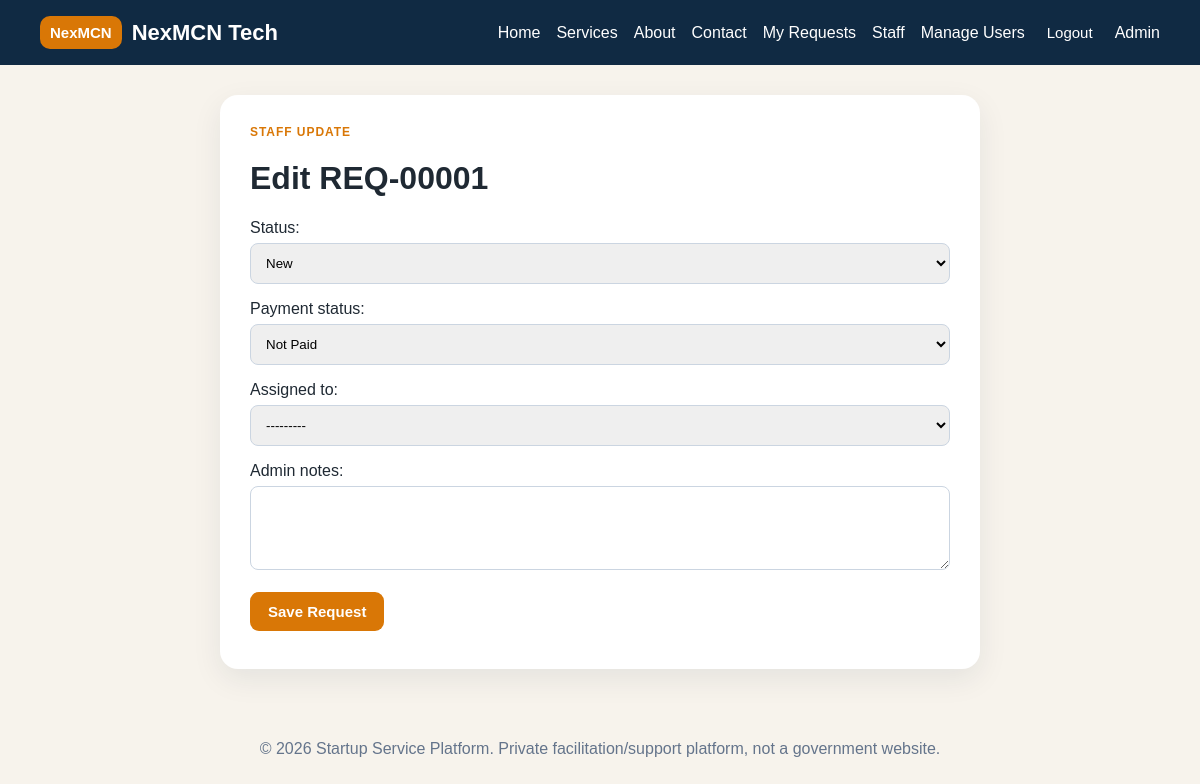
The app's page /staff/requests/1/edit/ (signed in) with its own data.
### requirements_app/models.py (models this page shows, shortened)
class CustomerRequest(models.Model):
    STATUS_CHOICES = [
        ("NEW", "New"), ("DOCS_PENDING", "Documents Pending"), ("UNDER_REVIEW", "Under Review"),
        ("SUBMITTED", "Submitted"), ("QUERY_RAISED", "Query Raised"), ("COMPLETED", "Completed"), ("CANCELLED", "Cancelled"),
    ]
    PAYMENT_STATUS_CHOICES = [("NOT_PAID", "Not Paid"), ("PARTIAL", "Partial"), ("PAID", "Paid")]
    user = models.ForeignKey(User, on_delete=models.CASCADE, related_name="customer_requests")
    service = models.ForeignKey(Service, on_delete=models.PROTECT)
    request_number = models.CharField(max_length=30, unique=True, blank=True)
    customer_name = models.CharField(max_length=120)
    email = models.EmailField()
    phone = models.CharField(max_length=20)
    company_name = models.CharField(max_length=150, blank=True)
    city = models.CharField(max_length=100, blank=True)
    business_type = models.CharField(max_length=120, blank=True)
    customer_notes = models.TextField(blank=True)
    status = models.CharField(max_length=30, choices=STATUS_CHOICES, default="NEW")
    payment_status = models.CharField(max_length=20, choices=PAYMENT_STATUS_CHOICES, default="NOT_PAID")
    assigned_to = models.ForeignKey(User, on_delete=models.SET_NULL, null=True, blank=True, related_name="assigned_customer_requests")
    admin_notes = models.TextField(blank=True)
    created_at = models.DateTimeField(auto_now_add=True)
    updated_at = models.DateTimeField(auto_now=True)
    class Meta:
        verbose_name = "Customer Request"
        verbose_name_plural = "Customer Requests"
        ordering = ["-created_at"]

### requirements_app/views.py (the view)
# urls.py: path("staff/requests/<int:request_id>/edit/", views.staff_request_edit, name="staff_request_edit"),
@login_required
@user_passes_test(staff_required)
def staff_request_edit(request, request_id):
    cr = get_object_or_404(CustomerRequest, id=request_id)
    if request.method == "POST":
        form = StaffRequestEditForm(request.POST, instance=cr)
        if form.is_valid():
            form.save()
            messages.success(request, f"Request {cr.request_number} updated.")
            return redirect("staff_request_list")
    else:
        form = StaffRequestEditForm(instance=cr)
    return render(request, "requirements_app/staff_request_edit.html", {"form": form, "customer_request": cr})

### requirements_app/forms.py
class StaffRequestEditForm(forms.ModelForm):
    class Meta:
        model = CustomerRequest
        fields = ["status", "payment_status", "assigned_to", "admin_notes"]
        widgets = {"admin_notes": forms.Textarea(attrs={"rows": 4})}

### requirements_app/views.py (called while the page is built)
def staff_required(user): return user.is_authenticated and user.is_staff

### requirements_app/templates/requirements_app/staff_request_edit.html
{% extends 'requirements_app/base.html' %}{% block content %}<div class="form-card"><p class="eyebrow">Staff Update</p><h1>Edit {{ customer_request.request_number }}</h1><form method="post">{% csrf_token %}{{ form.as_p }}<button class="btn" type="submit">Save Request</button></form></div>{% endblock %}

### requirements_app/static/requirements_app/css/style.css (style rules this page uses)
* { box-sizing:border-box }
body { margin:0;font-family:Arial,sans-serif;background:#f7f3ec;color:#1f2933 }
.home-hero,.page-heading,.info-section,.form-card,.card,.pricing-section,.disclaimer-box,.metric-card { background:white;border-radius:18px;padding:30px;box-shadow:0 10px 30px rgba(16,42,67,.08) }
.eyebrow,.service-label { color:#d97706;text-transform:uppercase;font-size:12px;font-weight:bold;letter-spacing:.08em;margin:0 0 8px }
.btn { display:inline-block;background:#d97706;color:white;text-decoration:none;padding:11px 18px;border-radius:9px;border:none;cursor:pointer;margin:8px 6px 8px 0;font-size:15px;font-weight:bold }
.form-card { max-width:760px;margin:auto }
form p { display:flex;flex-direction:column;margin-bottom:14px }
input,select,textarea { padding:11px;margin-top:6px;border:1px solid #cbd5e1;border-radius:8px }

### records on screen
CustomerRequest: request_number "REQ-00001", status "New", payment_status "Not Paid", assigned_to "---------"
